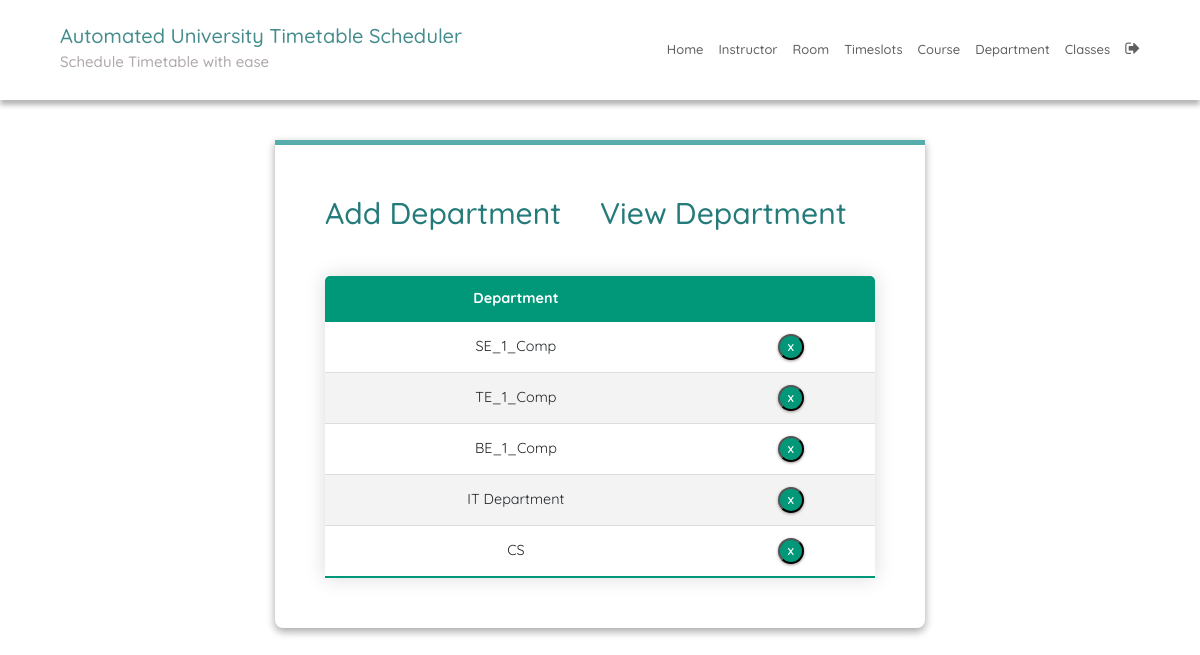
Page /departmentEdit/ (signed in) on the committed database.
### SchedulerApp/models.py (models this page shows, shortened)
class Department(models.Model):
    dept_name = models.CharField(max_length=50)

### SchedulerApp/views.py (the view)
# urls.py: path("departmentEdit/", departmentEdit, name="departmentEdit"),
@login_required
def departmentEdit(request):
    course = defaultdict(list)
    context = {"departments": Department.objects.all()}
    return render(request, "departmentEdit.html", context)

### SchedulerApp/templatetags/index.py (called while the page is built)
@register.tag
def active(parser, token):
    args = token.split_contents()
    template_tag = args[0]
    if len(args) < 2:
        raise (template.TemplateSyntaxError, f'{template_tag} tag requires at least one argument')
    return NavSelectedNode(args[1:])

    def render(self, context):
        path = context['request'].path
        for p in self.patterns:
            pValue = template.Variable(p).resolve(context)
            if path == pValue:
                return 'active'
        return ''

### templates/departmentEdit.html (shortened to what this page needs)
{% extends 'base.html' %}
{% block content %}
{% load static %}
{% load index %}
<fieldset class="fieldset">
  <div class="tablink">
    <a href="{% url 'departmentAdd'%}">
      <h1 onclick="openPage('new')" id="defaultOpen">Add Department</h1>
    </a>
    <h1 onclick="openPage('edit')" id="link_to_edit">View Department</h1>
  </div>
  <div class="tabcontent" id="edit">
    <table class="editTable">
      <thead>
        <tr class="table-headers">
          <th>Department</th>
          <th class="empty"></th>
        </tr>
      </thead>
      <tbody>
        {% for dept in departments %}
        <tr>
          <td>{{dept.dept_name}}</td>
          <td class="empty">
            <form action="{% url 'deletedepartment' dept.id %}" method="post">
              <input type="submit" value="X" class="cross">
            </form>
          </td>
        </tr>
        {% endfor %}
      </tbody>
    </table>
  </div>
</fieldset>
{% endblock %}

### static/CSS/style.css (style rules this page uses)
:root { --green1: #57ACAC; --green2: #38c0b3; --green3: #257a7a; --green4: #0FCD9D; --green5: #01d7a7; --green6: #00BE8E; --green7: #009879; --white: #fff; --grey: #aaa; --dark-grey: #444; --light-grey: #a29999; --lighter-grey: #dddddd; --lightest-grey: #f3f3f3; --box-shadow: #9e9292; }
html { box-sizing: border-box; scroll-behavior: smooth; }
html, body { margin: 0; padding: 0; min-height: 100%; text-rendering: optimizeLegibility; font-family: "Quicksand", sans-serif; font-size: 10px; }
body { position: relative; }
a { text-decoration: none; }
fieldset { padding: 50px; border-radius: 0 0 8px 8px; background: transparent; box-shadow: rgba(0, 0, 0, 0.145) 0px 4px 8px, rgba(0, 0, 0, 0.24) 0px 3px 8px; border-top: 5px solid var(--green1); }
.fieldset { min-width: 65rem; font-size: 1.6rem; }
.tablink { display: grid; grid-template-columns: 1fr 1fr; }
.tablink h1 { color: var(--green3); padding-bottom: 2rem; cursor: pointer; font-size: 3rem; }
.tabcontent { display: grid; gap: 3rem; }
.editTable, .timetable { border-collapse: collapse; margin-top: 2rem; font-size: 0.9em; min-width: 40rem; border-radius: 5px 5px 0 0; overflow: hidden; box-shadow: 0 0 20px rgba(0, 0, 0, 0.15); text-align: center; }
.editTable thead tr, .timetable thead tr { background-color: var(--green7); color: var(--white); font-weight: bold; }
.editTable th, .editTable td, .timetable th, .timetable td { padding: 1.2rem 1.5rem; }
.editTable tbody tr, .timetable tbody tr { border-bottom: 1px solid var(--lighter-grey); }
.editTable tbody tr:nth-of-type(even), .timetable tbody tr:nth-of-type(even) { background-color: var(--lightest-grey); }
.editTable tbody tr:last-of-type, .timetable tbody tr:last-of-type { border-bottom: 2px solid var(--green7); }
.empty form { display: flex; justify-content: center; }
.cross { border-radius: 50%; font-size: 1rem; font-weight: bold; box-shadow: 0px 1px 3px 0px var(--box-shadow); padding: 4px; color: var(--white); background-color: var(--green7); cursor: pointer; width: 2.6rem; height: 2.6rem; }

### rows in the picture
Department: dept_name "SE_1_Comp"
Department: dept_name "TE_1_Comp"
Department: dept_name "BE_1_Comp"
Department: dept_name "IT Department"
Department: dept_name "CS"
